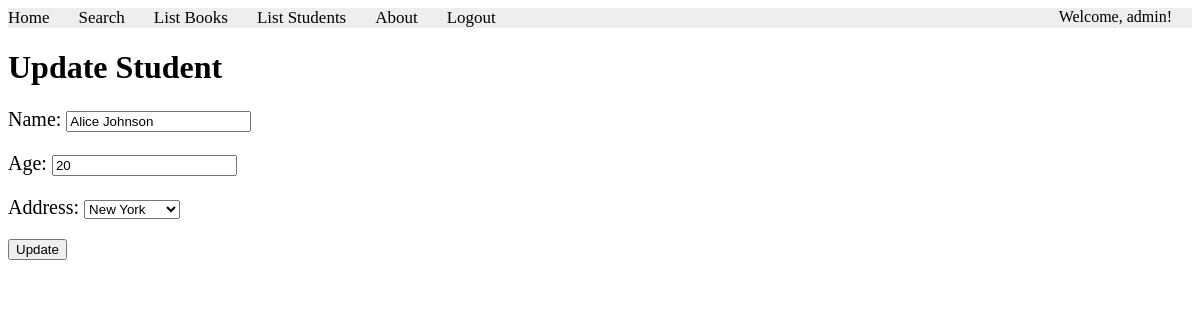
Screenshot of /users/students/update/1/ (signed in) with the database file from the repository.
### apps/usermodule/models.py (models this page shows)
class Student(models.Model):
    name = models.CharField(max_length=100)
    age = models.IntegerField()
    address = models.ForeignKey(Address, on_delete=models.CASCADE)

### apps/usermodule/views.py (the view)
# urls.py: path('students/update/<int:student_id>/', views.update_student, name='update_student'),
@login_required(login_url='login')
def update_student(request, student_id):
    student = get_object_or_404(Student, id=student_id)
    if request.method == 'POST':
        form = StudentForm(request.POST, instance=student)
        if form.is_valid():
            form.save()
            return redirect('list_students')
    else:
        form = StudentForm(instance=student)
    return render(request, 'usermodule/update_student.html', {'form': form})

### apps/usermodule/forms.py
class StudentForm(forms.ModelForm):
    class Meta:
        model = Student
        fields = ['name', 'age', 'address']

### apps/usermodule/models.py (called while the page is built)
    def __str__(self):
        return self.city

### apps/templates/usermodule/update_student.html (shortened to what this page needs)
{% extends "layouts/base.html" %}
{% block content %}
    <h1>Update Student</h1>
    <form method="post">
        {{ form.as_p }}
        <button type="submit">Update</button>
    </form>
{% endblock content %}

### apps/templates/includes/header.html
<div class="topnav">
    <a href="{% url 'books.index' %}">Home</a>
    <a href="{% url 'books.search' %}">Search</a>
    <a href="{% url 'books.list_books' %}">List Books</a>
    <a href="{% url 'list_students' %}">List Students</a>
    <a href="{% url 'books.aboutus' %}">About</a>
    {% if user.is_authenticated %}
        <a href="{% url 'logout' %}">Logout</a>
        <span style="float: right; margin-right: 20px;">Welcome, {{ user.username }}!</span>
    {% else %}
    <a href="{% url 'login' %}">Login</a>
    {% endif %}
</div>

### apps/static/styles.css (style rules this page uses)
.topnav { background-color: #eeeeee; width: 100%; }
.topnav a { color: #000000; text-align: center; margin-right: 25px; text-decoration: none; font-size: 17px; }
body { background-color: lighred; }
p { font-family: verdana; font-size: 20px; }

### rows the page displays
Student: name "Alice Johnson", age "20", address "New York"

### other values shown
{{ user.username }} "admin"
